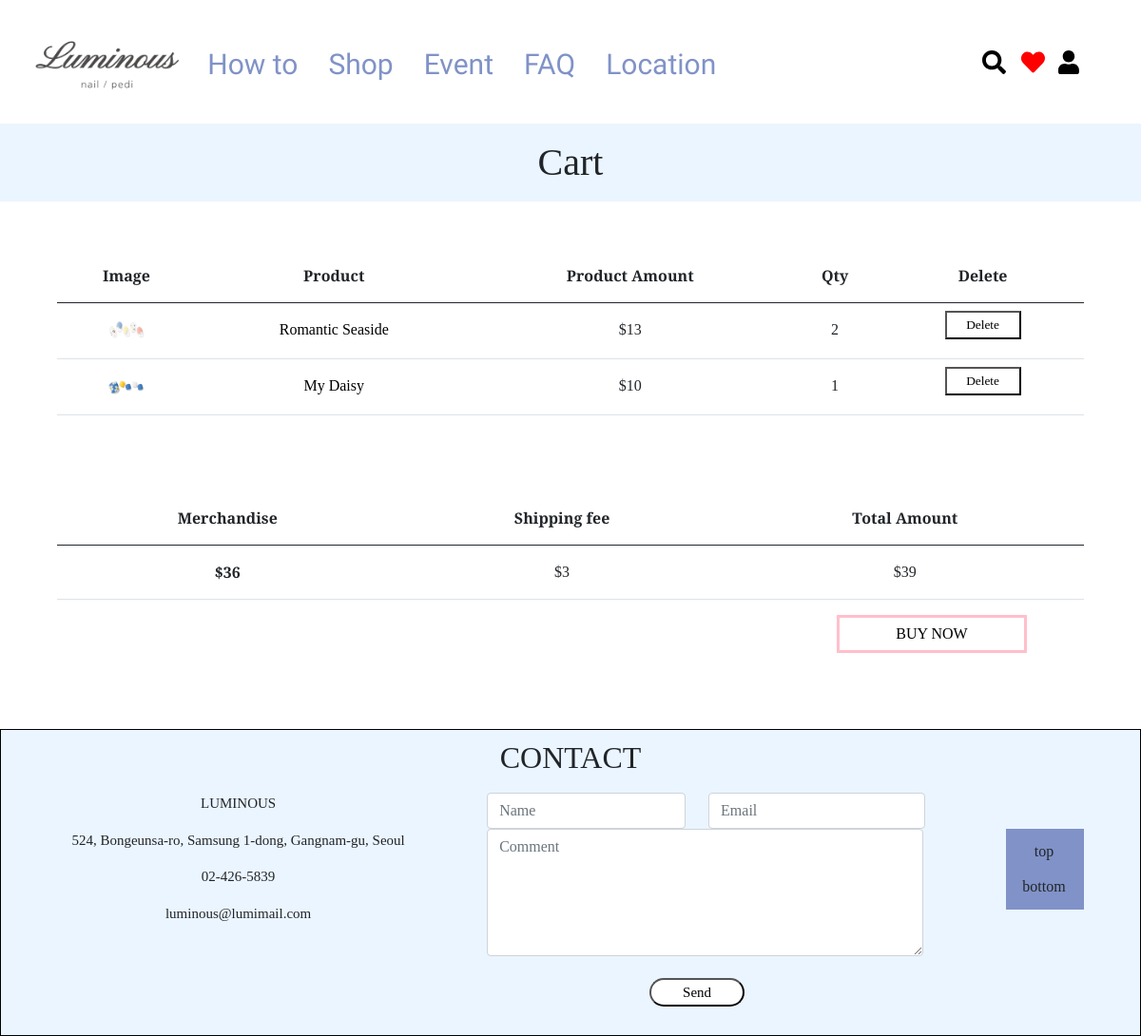
/page/cart/ (signed in), run on an earlier commit of the app's database.
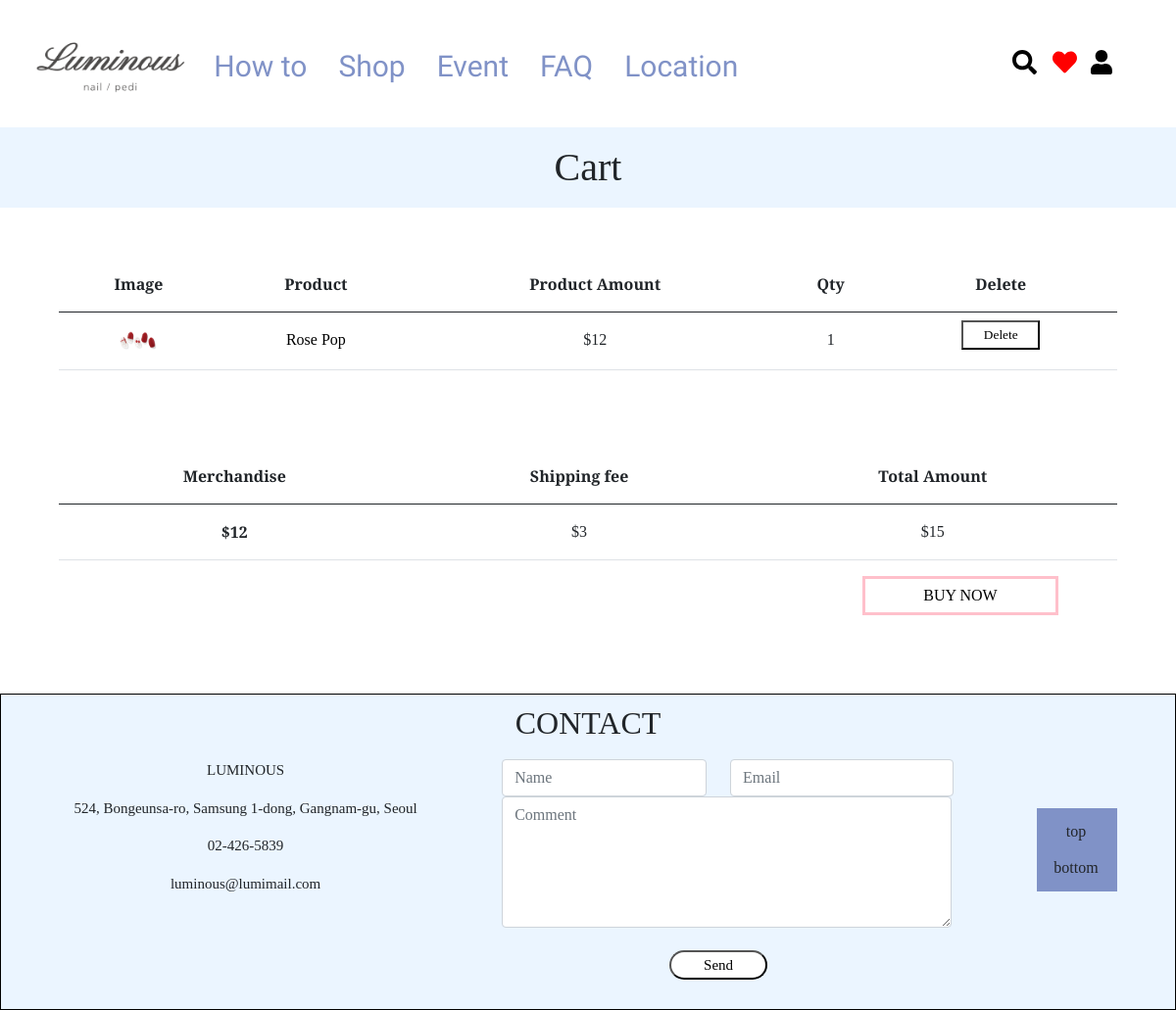
And on a later commit of the database.
### web/models.py (models this page shows, shortened)
class Cart(models.Model):
    userID = models.TextField()
    product = models.ForeignKey(Product, on_delete=models.CASCADE)
    quantity = models.IntegerField()

class Product(models.Model):
    title = models.CharField(max_length=100)
    content = models.TextField(blank=True, null=True)
    price = models.CharField(max_length=7)
    image = models.ImageField(upload_to='product')
    category = models.CharField(max_length=20)
    special = models.CharField(max_length=8, blank=True, null=True)

### web/views.py (the view)
# urls.py: path('cart/', views.cart, name='cart'),
def cart(request):
    userID = request.user.id
    if not userID:
        results = ""
        return render(request, 'page/cart.html')
    results = Cart.objects.filter(userID__icontains=userID)
    subtotal = 0
    total = 0
    for result in results:
        subtotal += (int(result.product.price) * int(result.quantity))
    total = subtotal + 3
    context = {
        'products' : results,
        'subtotal' : subtotal,
        'total' : total
    }
    return render(request, 'page/cart.html', context)

### web/templates/page/cart.html (shortened to what this page needs)
{% extends 'page/base.html' %}
    {% load static %}
    {% block extrahead %}
      <link rel="stylesheet" href="{% static 'page/css/cart.css' %}">
    {% endblock %}
    {% block content %}
    <h1 style="padding:17px; background-color:#EBF5FF" id="head">Cart </h1>
    {% if products %}
    <div style="text-align: center; margin: 50px 60px 50px 60px;">
        <table class="table table-hover">
            <thead>
                <tr>
                    <th scope="col">Image</th>
                    <th scope="col">Product</th>
                    <th scope="col">Product Amount</th>
                    <th scope="col">Qty</th>
                    <th scope="col">Delete</th>
                </tr>
            </thead>
            <tbody>
                {% for item in products %}
                <tr class="table">
                    <th scope="row"><img src="{{ item.product.image.url }}" width="40" height="40" alt="nail"></th>
                    <td>
                        <a href="{% url 'detail' item.product.id %}" style="display: table; width: 100%;">
                            {{ item.product.title }}
                        </a>
                    </td>
                    <td id='price' value='{{ item.product.price }}'>${{ item.product.price }}</td>
                    <td>{{ item.quantity }}</td>
                    <td> <button class="delete"><a href="{% url 'cartremove' item.product.id %}" style="display: table; width: 100%;">Delete</a></button></td>
                </tr>
                {% endfor %}
            </tbody>
        </table>
    </div>
    <div style="text-align: center; margin: 80px 60px 30px 60px;">
        <table class="table table-hover">
            <thead>
                <tr>
                    <th scope="col">Merchandise</th>
                    <th scope="col">Shipping fee</th>
                    <th scope="col">Total Amount</th>
                </tr>
            </thead>
            <tbody>
                <tr class="table">
                    <th scope="row">${{ subtotal }}</th>
                    <td>$3</td>
                    <td>${{ total }}</td>
                </tr>
            </tbody>
        </table>
        <div id="button">
            <a href="{% url 'buy' %}" style="text-decoration: none; color: black; width:100%;"><button id="buy" onclick="buynowalert()">BUY NOW</button></a>
        </div>
    </div>
    {% else %}
    <p style="font-size:40px; text-align:center; margin-top: 50px; margin-bottom: 50px;">Nothing to show<br>Let's add one</p>
    {% endif %}
    {% endblock content %}

What changed in the data, as far as the page shows it:
removed Cart: product.image (picture), product "Romantic Seaside", product.price "13", quantity "2"
removed Cart: product.image (picture), product "My Daisy", product.price "10", quantity "1"
added Cart: product.image (picture), product "Rose Pop", product.price "12", quantity "1"
Also different on the page:
{{ subtotal }}: "36" → "12"
{{ total }}: "39" → "15"
